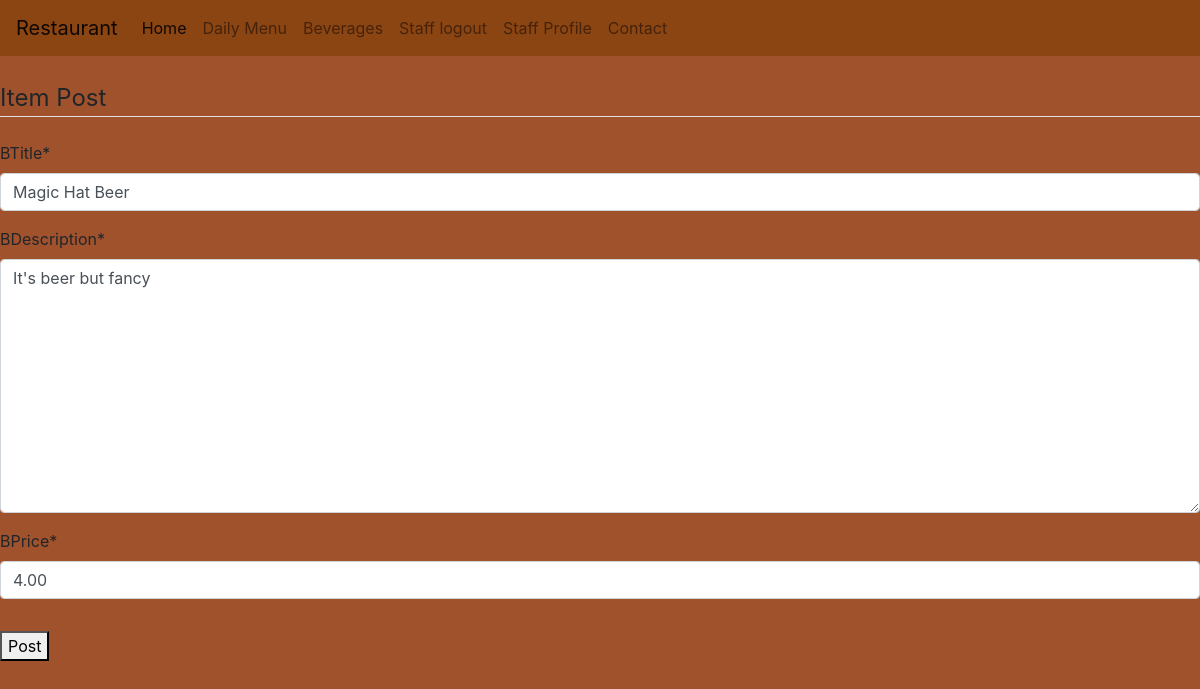
The page /bMenu/1/update/ (signed in) on the database its author committed.
### main/models.py (models this page shows, shortened)
class bMenu(models.Model):
    bTitle = models.CharField(max_length=100)
    bDescription = models.TextField()
    bPrice = models.DecimalField(max_digits=100, decimal_places=2)
    date_posted = models.DateTimeField(default=timezone.now)

### main/views.py (the view)
# urls.py: path('bMenu/<int:pk>/update/',bMenuUpdateView.as_view(), name='bPost-update'),
class bMenuUpdateView(LoginRequiredMixin, UpdateView):
    model = bMenu
    fields = ['bTitle', 'bDescription', 'bPrice']

### main/templates/main/bMenu_form.html (shortened to what this page needs)
{% extends "main/base.html" %}
{% load crispy_forms_tags %}
{% block content %}
  <div class="content-section">
    <form  method="POST" enctype="multipart/form-data">
      <fieldset class="form-group">
        <legend class="border-bottom mb-4">Item Post</legend>
        {{ form|crispy }}
      </fieldset>
      <div class="form-group">
        <button type="btn btn-outline-info" type="submit">Post</button>
      </div>
    </form>
  </div>
{% endblock content %}

### main/static/main/main.css (style rules this page uses)
body { background-color: #A0522D; margin-top: 5rem; margin-bottom: 5rem; }

### rows shown on the page
bMenu: bTitle "Magic Hat Beer", bDescription "It's beer but fancy", bPrice "4.00"
